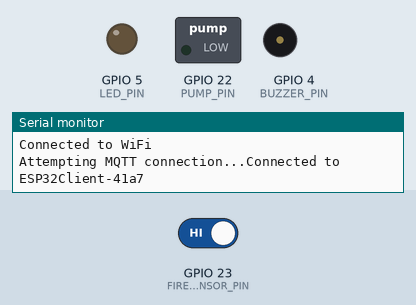
A sketch run on a simulated ESP32. Shown: switched loads named in the sketch (green lamp = pin HIGH), output pins drawn as LEDs (lit = HIGH), buzzer (waves = sounding, pin HIGH), the last lines printed to the serial monitor. The inputs (shaded band) are chosen by the test bench; at power-on: GPIO 23 (FIRE_SENSOR_PIN) HIGH. WiFi joins after 1.5 s; servers stay silent unless stated; random numbers use the default seed unless the sketch sets one; no MQTT or app messages arrive unless stated.

Above: at 3.2 s.
3.3 s: GPIO 23 (FIRE_SENSOR_PIN) driven LOW
At 4.5 s:
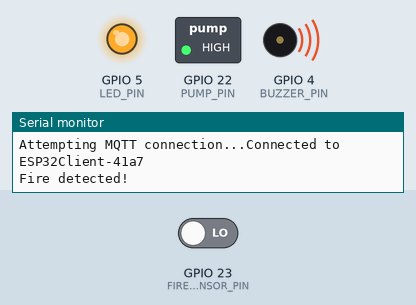
5.5 s: GPIO 23 (FIRE_SENSOR_PIN) driven HIGH
At 7.3 s:
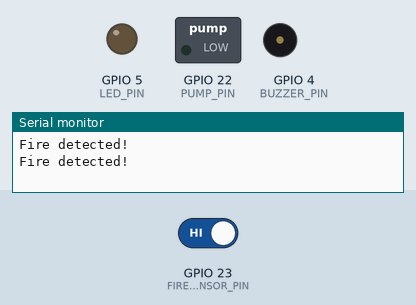
Timing chart, 0 to 8.8 s (numbered marks = the images above; inputs shaded):
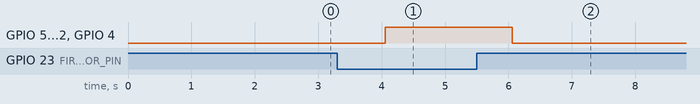

The sketch:

BTL-HeThongBaoChay.ino
```cpp
#include <WiFi.h>
#include <PubSubClient.h>
#include <sstream>

#define FIRE_SENSOR_PIN 23
#define LED_PIN 5
#define BUZZER_PIN 4
#define PUMP_PIN 22

const char* ssid = "Galaxy A117607";
const char* password = "rrrrrrrr";
const char* mqtt_server = "broker.hivemq.com";
String latitude = "21.0285";
String longitude = "105.8542";
String coordinates = latitude + "," + longitude;//run web first

WiFiClient espClient;
PubSubClient client(espClient);
unsigned long lastMsg = 0;
bool isAutoMode = true;
bool dataSend = false;

void reconnect() {
  while (!client.connected()) {// Loop until we're reconnected
    Serial.print("Attempting MQTT connection...");
    String clientId = "ESP32Client-";
    clientId += String(random(0xffff), HEX);
    // Attempt to connect
    if (client.connect(clientId.c_str())) {
      Serial.println("Connected to " + clientId);
      client.publish("/BTL/IoT/fireAlarm/coordinates", coordinates.c_str());
      dataSend = true;
      client.subscribe("/BTL/IoT/fireAlarm/coordinates");
      client.subscribe("/BTL/IoT/fireAlarm/control");
    } else {
      Serial.print("failed, rc=");
      Serial.print(client.state());
      Serial.println(" try again in 2 seconds");
      delay(2000);
    }
  }
}

void callback(char* topic, byte* payload, unsigned int length) {
  if (strcmp(topic, "/BTL/IoT/fireAlarm/control") == 0) {
    String messageOrigin((char*)payload, length);
    std::stringstream ss(messageOrigin.c_str());
    std::string token;
    std::string messageTok[3];
    int index = 0;

    while (std::getline(ss, token, ',')) {
      messageTok[index++] = token;
    }
    String messageLat = String(messageTok[0].c_str());
    String messageLng = String(messageTok[1].c_str());
    String message = String(messageTok[2].c_str());

    if(messageLat == latitude && messageLng == longitude){
      if (message == "auto") {
        isAutoMode = true;
        Serial.println("Received 'auto' command. auto mode turned on.");
      } else if (message == "control") {
        isAutoMode = false;
        Serial.println("Received 'control' command. control mode turned on.");
      } else if (!isAutoMode && message == "led_on") {
        digitalWrite(LED_PIN, HIGH);
        Serial.println("Received 'led_on' command. LED turned on.");
      } else if (!isAutoMode && message == "led_off") {
        digitalWrite(LED_PIN, LOW);
        Serial.println("Received 'led_off' command. LED turned off.");
      } else if (!isAutoMode && message == "buzzer_on") {
        digitalWrite(BUZZER_PIN, HIGH);
        Serial.println("Received 'buzzer_on' command. BUZZER turned on.");
      } else if (!isAutoMode && message == "buzzer_off") {
        digitalWrite(BUZZER_PIN, LOW);
        Serial.println("Received 'buzzer_off' command. BUZZER turned off.");
      } else if (!isAutoMode && message == "pump_on") {
        digitalWrite(PUMP_PIN, HIGH);
        Serial.println("Received 'pump_on' command. PUMP turned on.");
      } else if (!isAutoMode && message == "pump_off") {
        digitalWrite(PUMP_PIN, LOW);
        Serial.println("Received 'pump_off' command. PUMP turned off.");
      }
    }
  }
}

void setup() {
  Serial.begin(115200);

  WiFi.begin(ssid, password);
  while (WiFi.status() != WL_CONNECTED) {
    delay(1000);
    Serial.println("Connecting to WiFi...");
  }
  Serial.println("Connected to WiFi");

  client.setServer(mqtt_server, 1883);
  client.setCallback(callback);
  pinMode(FIRE_SENSOR_PIN, INPUT_PULLUP);
  pinMode(LED_PIN, OUTPUT);
  pinMode(BUZZER_PIN, OUTPUT);
  pinMode(PUMP_PIN, OUTPUT);
}

void loop() {
  int fireStatus = digitalRead(FIRE_SENSOR_PIN);// Đọc trạng thái cảm biến lửa
  int ledStatus = digitalRead(LED_PIN);
  int buzzerStatus = digitalRead(BUZZER_PIN);
  int pumpStatus = digitalRead(PUMP_PIN);

  if (!client.connected()) {
    reconnect();
  }
  client.loop();

  if(!dataSend){
    client.publish("/BTL/IoT/fireAlarm/coordinates", coordinates.c_str());
    dataSend = true;
  }

  unsigned long now = millis();
  if (now - lastMsg > 2000) {
    lastMsg = now;
  }

  if(isAutoMode){
    if (fireStatus == LOW) {
      digitalWrite(LED_PIN, HIGH);
      digitalWrite(BUZZER_PIN, HIGH);
      digitalWrite(PUMP_PIN, HIGH);
      Serial.println("Fire detected!");
    } else {
      digitalWrite(LED_PIN, LOW);
      digitalWrite(BUZZER_PIN, LOW);
      digitalWrite(PUMP_PIN, LOW);
    }
  }

  if(isAutoMode && fireStatus == LOW){
    String mess = coordinates +",fire";
    client.publish("/BTL/IoT/fireAlarm/location", mess.c_str());
  }else{
    String mess = coordinates;
    if(ledStatus == HIGH) mess.concat(",led_on"); else mess.concat(",led_off");
    if(buzzerStatus == HIGH) mess.concat(",buzzer_on"); else mess.concat(",buzzer_off");
    if(pumpStatus == HIGH) mess.concat(",pump_on"); else mess.concat(",pump_off");
    client.publish("/BTL/IoT/fireAlarm/location", mess.c_str());
  }
  delay(1000);
}
```

Measured:
- after the input at 3.3 s, GPIO 5 (LED_PIN), GPIO 22 (PUMP_PIN), GPIO 4 (BUZZER_PIN): LOW → HIGH after 0.76 s
- after the input at 5.5 s, GPIO 5 (LED_PIN), GPIO 22 (PUMP_PIN), GPIO 4 (BUZZER_PIN): HIGH → LOW after 0.56 s
